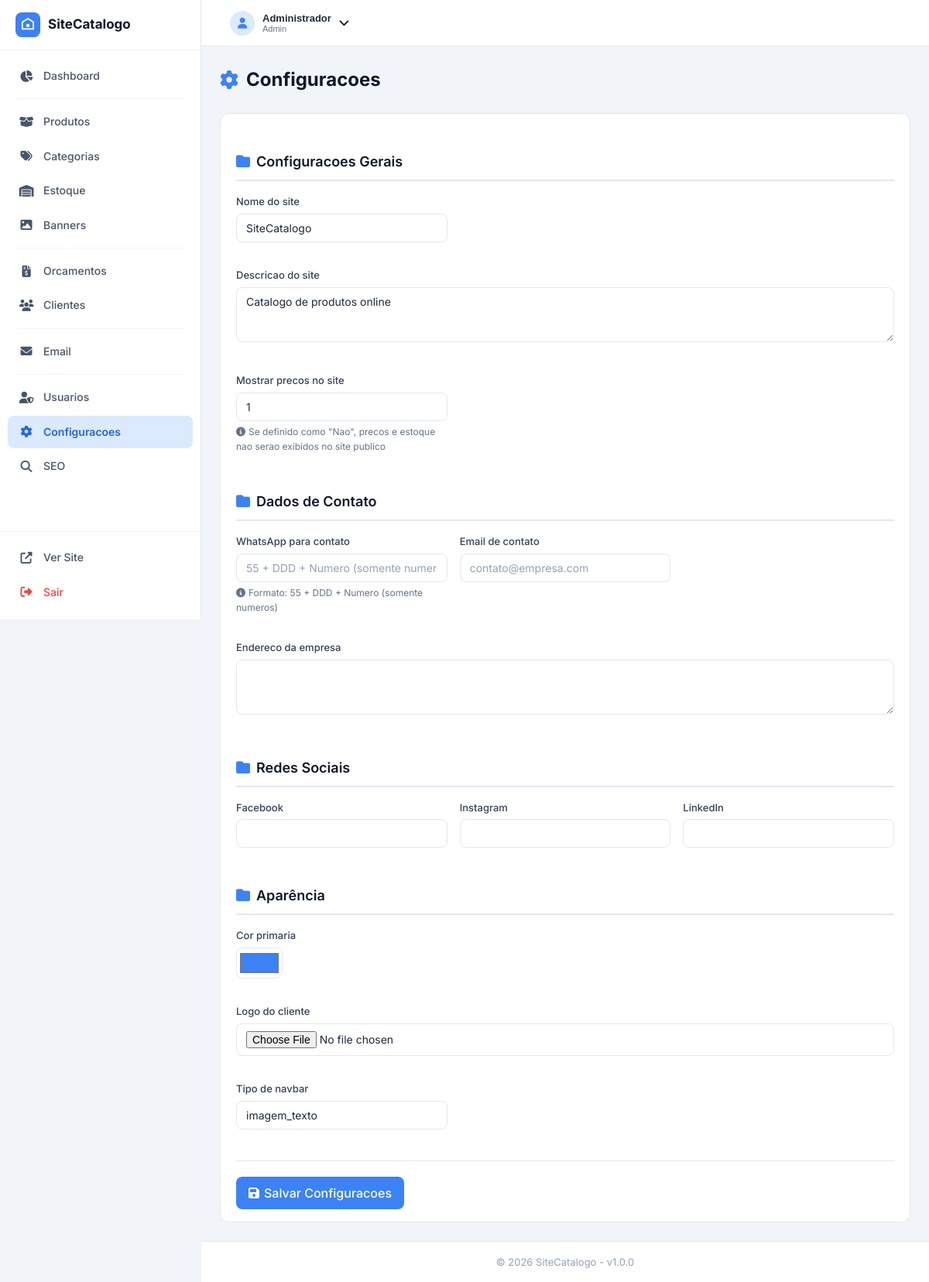
The app's page /admin/configuracoes.php (signed in) with its own data.
### tables this page shows
CREATE TABLE `sc_configuracoes` (
  `id` int(11) unsigned NOT NULL AUTO_INCREMENT,
  `chave` varchar(100) NOT NULL,
  `valor` text,
  `descricao` varchar(255) DEFAULT NULL,
  `grupo` varchar(50) DEFAULT 'geral',
  `tipo` enum('text','textarea','file','select','number','color') DEFAULT 'text',
  `opcoes` text,
  `ordem` int(11) DEFAULT 0,
  `ativo` tinyint(1) DEFAULT 1,
  `created_at` timestamp NULL DEFAULT CURRENT_TIMESTAMP,
  `updated_at` timestamp NULL DEFAULT CURRENT_TIMESTAMP ON UPDATE CURRENT_TIMESTAMP,
  PRIMARY KEY (`id`),
  UNIQUE KEY `chave` (`chave`)
);

### includes/db.php (called while the page is built, shortened)
<?php
class Database {
    private static ?PDO $instance = null;
    public static function getInstance(): PDO {
        if (self::$instance === null) {
            try {
                $host = defined('DB_HOST') ? DB_HOST : 'localhost';
                $name = defined('DB_NAME') ? DB_NAME : '';
                $user = defined('DB_USER') ? DB_USER : '';
                $pass = defined('DB_PASS') ? DB_PASS : '';
                self::$instance = new PDO(
                    "mysql:host={$host};dbname={$name};charset=utf8mb4",
                    $user,
                    $pass,
                    [
                        PDO::ATTR_ERRMODE => PDO::ERRMODE_EXCEPTION,
                        PDO::ATTR_DEFAULT_FETCH_MODE => PDO::FETCH_ASSOC,
                        PDO::ATTR_EMULATE_PREPARES => false,
                        PDO::MYSQL_ATTR_INIT_COMMAND => "SET NAMES utf8mb4 COLLATE utf8mb4_unicode_ci"
                    ]
                );
            } catch (PDOException $e) {
                die('Erro de conexao com o banco de dados: ' . $e->getMessage());
            }
        }
        return self::$instance;
    }
    public static function prefix(string $table): string {
        $prefix = defined('DB_PREFIX') ? DB_PREFIX : 'sc_';
        return $prefix . $table;
    }
}
function db(): PDO {
    return Database::getInstance();
}
function table(string $name): string {
    return Database::prefix($name);
}

### includes/functions.php (called while the page is built, shortened)
<?php
require_once __DIR__ . '/db.php';
function sanitize($data): string {
    return htmlspecialchars(strip_tags(trim($data)), ENT_QUOTES, 'UTF-8');
}
function get_config(string $key, $default = null) {
    try {
        $stmt = db()->prepare("SELECT valor FROM " . table('configuracoes') . " WHERE chave = ? AND ativo = 1");
        $stmt->execute([$key]);
        $result = $stmt->fetch();
        return $result ? $result['valor'] : $default;
    } catch (Exception $e) {
        return $default;
    }
}
function active_class(string $current, string $page): string {
    return $current === $page ? 'active' : '';
}

### admin/includes/functions.php (called while the page is built, shortened)
<?php
require_once dirname(dirname(dirname(__FILE__))) . '/includes/functions.php';
$current_page = basename($_SERVER['PHP_SELF'], '.php');

### admin/configuracoes.php (the view, shortened to what this page needs)
<?php
require_once __DIR__ . '/includes/functions.php';
$configuracoes = db()->query("SELECT * FROM " . table('configuracoes') . "
    WHERE ativo = 1 AND grupo != 'email'
    ORDER BY
    CASE
        WHEN grupo = 'geral' THEN 1
        WHEN grupo = 'contato' THEN 2
        WHEN grupo = 'social' THEN 3
        WHEN grupo = 'aparencia' THEN 4
        ELSE 5
    END, ordem, id")->fetchAll();
require_once __DIR__ . '/includes/header.php';
?>
<div class="page-header">
    <h1><i class="fas fa-cog"></i> Configuracoes</h1>
</div>
<div class="card">
    <div class="card-body">
        <form method="POST" enctype="multipart/form-data">
            <?php
            $grupo_atual = '';
            foreach ($configuracoes as $cfg):
                if ($cfg['grupo'] !== $grupo_atual):
                    if ($grupo_atual !== '') echo '</div>';
                    $grupo_atual = $cfg['grupo'];
                    $grupo_nome = [
                        'geral' => 'Configuracoes Gerais',
                        'contato' => 'Dados de Contato',
                        'social' => 'Redes Sociais',
                        'aparencia' => 'Aparência',
                    ][$grupo_atual] ?? ucfirst($grupo_atual);
            ?>
            <h3 style="margin: 32px 0 16px; padding-bottom: 8px; border-bottom: 2px solid #e2e8f0; color: #0f172a; font-size: 1.125rem; font-weight: 600;">
                <i class="fas fa-folder" style="color: #3b82f6; margin-right: 8px;"></i><?php echo $grupo_nome; ?>
            </h3>
            <div class="form-row form-row-3cols">
            <?php endif; ?>
                <div class="form-group">
                    <label for="cfg_<?php echo $cfg['chave']; ?>">
                        <?php echo sanitize($cfg['descricao'] ?: $cfg['chave']); ?>
                    </label>
                    <?php if ($cfg['tipo'] === 'textarea'): ?>
                    <textarea id="cfg_<?php echo $cfg['chave']; ?>" name="config[<?php echo $cfg['chave']; ?>]" rows="3"><?php echo sanitize($cfg['valor']); ?></textarea>
                    <?php elseif ($cfg['tipo'] === 'file'): ?>
                    <input type="file" id="cfg_<?php echo $cfg['chave']; ?>" name="config[<?php echo $cfg['chave']; ?>]" accept="image/*">
                    <?php elseif ($cfg['tipo'] === 'color'): ?>
                    <input type="color" id="cfg_<?php echo $cfg['chave']; ?>" name="config[<?php echo $cfg['chave']; ?>]" value="<?php echo sanitize($cfg['valor'] ?: '#3b82f6'); ?>" style="width:60px;height:40px;padding:2px;">
                    <?php elseif ($cfg['tipo'] === 'number'): ?>
                    <input type="number" id="cfg_<?php echo $cfg['chave']; ?>" name="config[<?php echo $cfg['chave']; ?>]" value="<?php echo (int)$cfg['valor']; ?>">
                    <?php else: ?>
                    <input type="text" id="cfg_<?php echo $cfg['chave']; ?>" name="config[<?php echo $cfg['chave']; ?>]" value="<?php echo sanitize($cfg['valor']); ?>" placeholder="<?php
                        $placeholders = [
                            'whatsapp' => '55 + DDD + Numero (somente numeros)',
                            'email_contato' => 'contato@empresa.com',
                        ];
                        echo $placeholders[$cfg['chave']] ?? '';
                    ?>">
                    <?php endif; ?>
                    <?php
                    $helps = [
                        'whatsapp' => 'Formato: 55 + DDD + Numero (somente numeros)',
                        'mostrar_preco' => 'Se definido como "Nao", precos e estoque nao serao exibidos no site publico',
                    ];
                    if (isset($helps[$cfg['chave']])): ?>
                    <small style="display: block; margin-top: 4px; color: #64748b; font-size: 0.75rem;">
                        <i class="fas fa-info-circle" style="margin-right: 4px;"></i><?php echo $helps[$cfg['chave']]; ?>
                    </small>
                    <?php endif; ?>
                </div>
            <?php endforeach; ?>
            </div>
            <div class="form-actions" style="margin-top:24px;padding-top:20px;border-top:1px solid var(--gray-200);">
                <button type="submit" class="btn btn-primary btn-lg"><i class="fas fa-save"></i> Salvar Configuracoes</button>
            </div>
        </form>
    </div>
</div>
<?php require_once __DIR__ . '/includes/footer.php'; ?>

### admin/includes/header.php (shortened to what this page needs)
<?php
$admin_nome = $_SESSION['admin_nome'] ?? 'Admin';
$admin_nivel = $_SESSION['admin_nivel'] ?? 'admin';
$admin_avatar = $_SESSION['admin_avatar'] ?? '';
$site_name = get_config('site_name', 'SiteCatalogo');
?>
<!DOCTYPE html>
<html lang="pt-BR">
<head>
    <link rel="stylesheet" href="assets/css/admin.css">
    <link rel="stylesheet" href="https://cdnjs.cloudflare.com/ajax/libs/font-awesome/6.5.1/css/all.min.css">
</head>
<body>
<div class="admin-wrapper">
    <aside class="admin-sidebar" id="sidebar">
        <div class="sidebar-header">
            <a href="./" class="sidebar-logo">
                <svg width="32" height="32" viewBox="0 0 36 36" fill="none">
                    <rect width="36" height="36" rx="9" fill="#3b82f6"/>
                    <path d="M10 24V14l8-5 8 5v10H10z" stroke="white" stroke-width="2" fill="none"/>
                    <circle cx="18" cy="19" r="2.5" fill="white"/>
                </svg>
                <span><?php echo sanitize($site_name); ?></span>
            </a>
        </div>
        <nav class="sidebar-nav">
            <a href="./" class="nav-link <?php echo active_class($current_page, 'index'); ?>">
                <i class="fas fa-chart-pie"></i>
                <span>Dashboard</span>
            </a>
            <div class="nav-divider"></div>
            <a href="produtos.php" class="nav-link <?php echo active_class($current_page, 'produtos'); ?>">
                <i class="fas fa-box-open"></i>
                <span>Produtos</span>
            </a>
            <a href="categorias.php" class="nav-link <?php echo active_class($current_page, 'categorias'); ?>">
                <i class="fas fa-tags"></i>
                <span>Categorias</span>
            </a>
            <a href="estoque.php" class="nav-link <?php echo active_class($current_page, 'estoque'); ?>">
                <i class="fas fa-warehouse"></i>
                <span>Estoque</span>
            </a>
            <a href="banners.php" class="nav-link <?php echo active_class($current_page, 'banners'); ?>">
                <i class="fas fa-image"></i>
                <span>Banners</span>
            </a>
            <div class="nav-divider"></div>
            <a href="orcamentos.php" class="nav-link <?php echo active_class($current_page, 'orcamentos'); ?>">
                <i class="fas fa-file-invoice-dollar"></i>
                <span>Orcamentos</span>
            </a>
            <a href="clientes.php" class="nav-link <?php echo active_class($current_page, 'clientes'); ?>">
                <i class="fas fa-users"></i>
                <span>Clientes</span>
            </a>
            <div class="nav-divider"></div>
            <a href="email.php" class="nav-link <?php echo active_class($current_page, 'email'); ?>">
                <i class="fas fa-envelope"></i>
                <span>Email</span>
            </a>
            <div class="nav-divider"></div>
            <a href="usuarios.php" class="nav-link <?php echo active_class($current_page, 'usuarios'); ?>">
                <i class="fas fa-user-shield"></i>
                <span>Usuarios</span>
            </a>
            <a href="configuracoes.php" class="nav-link <?php echo active_class($current_page, 'configuracoes'); ?>">
                <i class="fas fa-cog"></i>
                <span>Configuracoes</span>
            </a>
            <a href="seo.php" class="nav-link <?php echo active_class($current_page, 'seo'); ?>">
                <i class="fas fa-search"></i>
                <span>SEO</span>
            </a>
        </nav>
        <div class="sidebar-footer">
            <a href="../" target="_blank" class="nav-link">
                <i class="fas fa-external-link-alt"></i>
                <span>Ver Site</span>
            </a>
            <a href="logout.php" class="nav-link text-danger">
                <i class="fas fa-sign-out-alt"></i>
                <span>Sair</span>
            </a>
        </div>
    </aside>
    <div class="admin-main">
        <header class="admin-topbar">
            <div class="topbar-right">
                <div class="dropdown">
                    <button class="user-menu" id="userMenu">
                        <div class="user-avatar">
                            <?php if ($admin_avatar): ?>
                            <img src="<?php echo uploads_url($admin_avatar); ?>" alt="">
                            <?php else: ?>
                            <i class="fas fa-user"></i>
                            <?php endif; ?>
                        </div>
                        <div class="user-info">
                            <span class="user-name"><?php echo sanitize($admin_nome); ?></span>
                            <span class="user-role"><?php echo ucfirst($admin_nivel); ?></span>
                        </div>
                        <i class="fas fa-chevron-down"></i>
                    </button>
                </div>
            </div>
        </header>
        <div class="admin-content">

### admin/includes/footer.php (shortened to what this page needs)
        </div>
        <footer class="admin-footer">
            <p>&copy; <?php echo date('Y'); ?> <?php echo sanitize(get_config('site_name', 'SiteCatalogo')); ?> - v1.0.0</p>
        </footer>
    </div>
</div>
</body>
</html>

### admin/configuracoes.php (style rules this page uses)
.form-row-3cols { display: grid; grid-template-columns: repeat(3, 1fr); gap: 16px; }
.form-row-3cols .form-group:has(textarea), .form-row-3cols .form-group:has(input[type="file"]) { grid-column: 1 / -1; }

### records on screen
sc_configuracoes: grupo "Configuracoes Gerais", descricao "Nome do site", valor "SiteCatalogo"
sc_configuracoes: descricao "Descricao do site", chave+valor "Catalogo de produtos online"
sc_configuracoes: descricao "Mostrar precos no site", valor "1", chave "Se definido como \"Nao\", precos e estoque nao serao exibidos no site publico"
sc_configuracoes: grupo "Dados de Contato", descricao "WhatsApp para contato", chave "55 + DDD + Numero (somente numeros)", chave "Formato: 55 + DDD + Numero (somente numeros)"
sc_configuracoes: descricao "Email de contato", chave "contato@empresa.com"
sc_configuracoes: descricao "Endereco da empresa"
sc_configuracoes: grupo "Redes Sociais", descricao "Facebook"
sc_configuracoes: descricao "Instagram"
sc_configuracoes: descricao "LinkedIn"
sc_configuracoes: grupo "Aparência", descricao "Cor primaria", valor "#3b82f6"
sc_configuracoes: descricao "Logo do cliente"
sc_configuracoes: descricao "Tipo de navbar", valor "imagem_texto"

### other values on screen
$site_name "SiteCatalogo"
$admin_nome "Administrador"
$admin_nivel "Admin"
get_config('site_name', 'SiteCatalogo') "SiteCatalogo"
